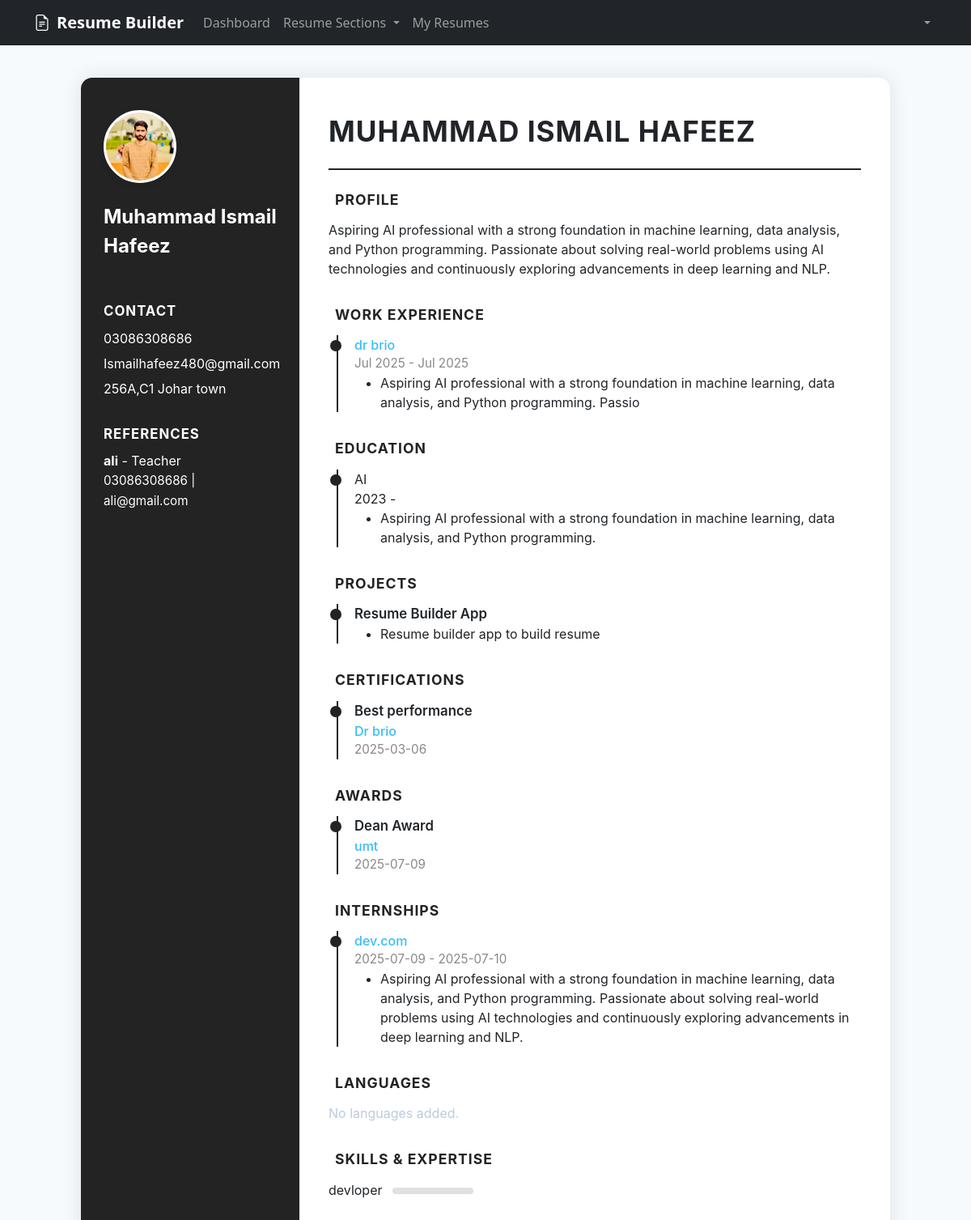
The page /dashboard/resumes/12/preview/ (signed in) on the database its author committed.
### resume_builder/models.py (models this page shows, shortened)
class PersonalInfo(models.Model):
    user = models.OneToOneField(User, on_delete=models.CASCADE)
    first_name = models.CharField(max_length=100, default='')
    last_name = models.CharField(max_length=100, default='')
    email = models.EmailField()
    phone = models.CharField(max_length=20)
    address = models.TextField()
    city = models.CharField(max_length=100, default='')
    state = models.CharField(max_length=100, default='')
    zip_code = models.CharField(max_length=10, default='')
    country = models.CharField(max_length=100, default='')
    summary = models.TextField()
    profile_picture = models.ImageField(upload_to='profile_pictures/', blank=True, null=True)
    linkedin_url = models.URLField(blank=True, null=True)
    website_url = models.URLField(blank=True, null=True)
    github_url = models.URLField(blank=True, null=True)
    created_at = models.DateTimeField(auto_now_add=True)
    updated_at = models.DateTimeField(auto_now=True)

class Reference(models.Model):
    user = models.ForeignKey(User, on_delete=models.CASCADE)
    name = models.CharField(max_length=200)
    relationship = models.CharField(max_length=100)
    email = models.EmailField(blank=True)
    phone = models.CharField(max_length=50, blank=True)
    company = models.CharField(max_length=200, blank=True)
    notes = models.TextField(blank=True)
    created_at = models.DateTimeField(auto_now_add=True)
    updated_at = models.DateTimeField(auto_now=True)

class WorkExperience(models.Model):
    user = models.ForeignKey(User, on_delete=models.CASCADE)
    company = models.CharField(max_length=200)
    position = models.CharField(max_length=200)
    location = models.CharField(max_length=200)
    start_date = models.DateField()
    end_date = models.DateField(null=True, blank=True)
    current = models.BooleanField(default=False)
    description = models.TextField()
    achievements = models.TextField(blank=True)
    created_at = models.DateTimeField(auto_now_add=True)
    updated_at = models.DateTimeField(auto_now=True)

class Education(models.Model):
    user = models.ForeignKey(User, on_delete=models.CASCADE)
    institution = models.CharField(max_length=200)
    degree = models.CharField(max_length=200)
    field_of_study = models.CharField(max_length=200)
    start_date = models.DateField()
    end_date = models.DateField(null=True, blank=True)
    current = models.BooleanField(default=False)
    gpa = models.DecimalField(max_digits=3, decimal_places=2, null=True, blank=True)
    description = models.TextField(blank=True)
    created_at = models.DateTimeField(auto_now_add=True)
    updated_at = models.DateTimeField(auto_now=True)

class Project(models.Model):
    user = models.ForeignKey(User, on_delete=models.CASCADE)
    title = models.CharField(max_length=200)
    description = models.TextField()
    technologies = models.CharField(max_length=500)
    url = models.URLField(blank=True, null=True)
    github_url = models.URLField(blank=True, null=True)
    start_date = models.DateField()
    end_date = models.DateField(null=True, blank=True)
    current = models.BooleanField(default=False)
    created_at = models.DateTimeField(auto_now_add=True)
    updated_at = models.DateTimeField(auto_now=True)

class Certification(models.Model):
    user = models.ForeignKey(User, on_delete=models.CASCADE)
    name = models.CharField(max_length=200)
    issuing_organization = models.CharField(max_length=200)
    issue_date = models.DateField()
    expiry_date = models.DateField(null=True, blank=True)
    credential_id = models.CharField(max_length=100, blank=True, null=True)
    url = models.URLField(blank=True, null=True)
    created_at = models.DateTimeField(auto_now_add=True)
    updated_at = models.DateTimeField(auto_now=True)

class Award(models.Model):
    user = models.ForeignKey(User, on_delete=models.CASCADE)
    title = models.CharField(max_length=200)
    issuing_organization = models.CharField(max_length=200)
    date_received = models.DateField()
    description = models.TextField(blank=True)
    created_at = models.DateTimeField(auto_now_add=True)
    updated_at = models.DateTimeField(auto_now=True)

class Internship(models.Model):
    user = models.ForeignKey(User, on_delete=models.CASCADE)
    position = models.CharField(max_length=200)
    company = models.CharField(max_length=200)
    location = models.CharField(max_length=200, blank=True)
    start_date = models.DateField()
    end_date = models.DateField(blank=True, null=True)
    description = models.TextField(blank=True)
    created_at = models.DateTimeField(auto_now_add=True)
    updated_at = models.DateTimeField(auto_now=True)

class TechnicalSkill(models.Model):
    user = models.ForeignKey(User, on_delete=models.CASCADE)
    name = models.CharField(max_length=100)
    proficiency = models.IntegerField(
        validators=[MinValueValidator(1), MaxValueValidator(10)],
        help_text="Rate your proficiency from 1-10"
    )
    category = models.CharField(max_length=50, choices=[
        ('programming', 'Programming Languages'),
        ('frameworks', 'Frameworks & Libraries'),
        ('databases', 'Databases'),
        ('tools', 'Tools & Technologies'),
        ('soft_skills', 'Soft Skills'),
    ])
    created_at = models.DateTimeField(auto_now_add=True)
    updated_at = models.DateTimeField(auto_now=True)

### resume_builder/views.py (the view)
# urls.py: path('resumes/<int:resume_id>/preview/', views.resume_preview, name='resume_preview'),
@login_required
def resume_preview(request, resume_id):
    resume = get_object_or_404(Resume, pk=resume_id, user=request.user)
    context = {
        'resume': resume,
        'personal_info': PersonalInfo.objects.filter(user=request.user).first(),
        'work_experiences': WorkExperience.objects.filter(user=request.user).order_by('-start_date'),
        'educations': Education.objects.filter(user=request.user).order_by('-start_date'),
        'projects': Project.objects.filter(user=request.user).order_by('-start_date'),
        'technical_skills': TechnicalSkill.objects.filter(user=request.user).order_by('category', 'name'),
        'certifications': Certification.objects.filter(user=request.user).order_by('-issue_date'),
        'awards': Award.objects.filter(user=request.user).order_by('-date_received'),
        'languages': Language.objects.filter(user=request.user).order_by('name'),
        'internships': Internship.objects.filter(user=request.user).order_by('-start_date'),
        'references': Reference.objects.filter(user=request.user),
    }
    template_name = getattr(resume.template, 'name', '').lower() if hasattr(resume, 'template') else ''
    if template_name == 'yellow modern':
        return render(request, 'resume_builder/resume_template_modern_yellow.html', context)
    elif template_name == 'professional':
        return render(request, 'resume_builder/resume_template_professional.html', context)
    elif template_name == 'classic':
        return render(request, 'resume_builder/resume_template_classic.html', context)
    elif template_name == 'modern':
        return render(request, 'resume_builder/resume_template_modern_sidebar.html', context)
    elif template_name == 'minimalist':
        return render(request, 'resume_builder/resume_template_minimalist.html', context)
    return render(request, 'resume_builder/resume_preview.html', context)

### templates/resume_builder/resume_template_modern_sidebar.html (shortened to what this page needs)
{% extends 'base.html' %}
{% block content %}
<div class="modern-sidebar-resume">
    <div class="modern-sidebar">
        <div class="ms-photo">
            {% if personal_info.profile_picture %}
                <img src="{{ personal_info.profile_picture.url }}" alt="Photo">
            {% else %}
                <img src="/static/resume_templates/default_photo.png" alt="Photo">
            {% endif %}
        </div>
        <div class="ms-name">{{ personal_info.first_name|title }} {{ personal_info.last_name|title }}</div>
        <div class="ms-section-title"> Contact</div>
        <ul>
            <li> {{ personal_info.phone }}</li>
            <li> {{ personal_info.email }}</li>
            <li> {{ personal_info.address }}</li>
        </ul>
        <div class="ms-section-title"> References</div>
        <ul>
            {% for ref in references %}
                <li><strong>{{ ref.name }}</strong> - {{ ref.relationship }}<br><span style="font-size:0.95em;">{{ ref.phone }} | {{ ref.email }}</span></li>
            {% empty %}<li style="color:#bcd;">No references added.</li>{% endfor %}
        </ul>
    </div>
    <div class="modern-main">
        <div class="mm-header">
            <div class="mm-name">{{ personal_info.first_name|title }} {{ personal_info.last_name|title }}</div>
        </div>
        <div class="mm-section">
            <div class="mm-section-title"> Profile</div>
            <div>{{ personal_info.summary }}</div>
        </div>
        <div class="mm-section">
            <div class="mm-section-title"> Work Experience</div>
            <div class="mm-timeline">
                {% for exp in work_experiences %}
                    <div class="mm-timeline-item">
                        <div class="mm-exp-company">{{ exp.company }}</div>
                        <div class="mm-exp-dates">{{ exp.start_date|date:'M Y' }} - {% if exp.end_date %}{{ exp.end_date|date:'M Y' }}{% else %}Present{% endif %}</div>
                        <ul>
                            {% if exp.description %}<li>{{ exp.description }}</li>{% endif %}
                        </ul>
                    </div>
                {% empty %}<div>No experience added yet.</div>{% endfor %}
            </div>
        </div>
        <div class="mm-section">
            <div class="mm-section-title"> Education</div>
            <div class="mm-timeline">
                {% for edu in educations %}
                    <div class="mm-timeline-item">
                        <div class="mm-edu-degree">{{ edu.degree }}</div>
                        <div class="mm-edu-dates">{{ edu.start_date|date:'Y' }} - {{ edu.end_date|date:'Y' }}</div>
                        <ul>
                            {% if edu.description %}<li>{{ edu.description }}</li>{% endif %}
                        </ul>
                    </div>
                {% empty %}<div>No education added yet.</div>{% endfor %}
            </div>
        </div>
        <div class="mm-section">
            <div class="mm-section-title"> Projects</div>
            <div class="mm-timeline">
                {% for project in projects %}
                    <div class="mm-timeline-item">
                        <div class="mm-exp-title">{{ project.title }}</div>
                        <ul>
                            {% if project.description %}<li>{{ project.description }}</li>{% endif %}
                        </ul>
                    </div>
                {% empty %}<div>No projects added yet.</div>{% endfor %}
            </div>
        </div>
        <div class="mm-section">
            <div class="mm-section-title"> Certifications</div>
            <div class="mm-timeline">
                {% for cert in certifications %}
                    <div class="mm-timeline-item">
                        <div class="mm-exp-title">{{ cert.name }}</div>
                        <div class="mm-exp-company">{{ cert.issuing_organization }}</div>
                        <div class="mm-exp-dates">{{ cert.issue_date|date:'Y-m-d' }}</div>
                    </div>
                {% empty %}<div>No certifications added yet.</div>{% endfor %}
            </div>
        </div>
        <div class="mm-section">
            <div class="mm-section-title"> Awards</div>
            <div class="mm-timeline">
                {% for award in awards %}
                    <div class="mm-timeline-item">
                        <div class="mm-exp-title">{{ award.title }}</div>
                        <div class="mm-exp-company">{{ award.issuing_organization }}</div>
                        <div class="mm-exp-dates">{{ award.date_received|date:'Y-m-d' }}</div>
                    </div>
                {% empty %}<div>No awards added yet.</div>{% endfor %}
            </div>
        </div>
        <div class="mm-section">
            <div class="mm-section-title"> Internships</div>
            <div class="mm-timeline">
                {% for internship in internships %}
                    <div class="mm-timeline-item">
                        <div class="mm-exp-company">{{ internship.company }}</div>
                        <div class="mm-exp-dates">{{ internship.start_date|date:'Y-m-d' }} - {{ internship.end_date|date:'Y-m-d' }}</div>
                        <ul>
                            {% if internship.description %}<li>{{ internship.description }}</li>{% endif %}
                        </ul>
                    </div>
                {% empty %}<div>No internships added yet.</div>{% endfor %}
            </div>
        </div>
        <div class="mm-section">
            <div class="mm-section-title"> Languages</div>
            <ul style="list-style:none; padding:0;">
                {% for lang in personal_info.languages.all %}
                <li>{{ lang.name }} <span class="badge bg-dark">{{ lang.level }}</span></li>
                {% empty %}<li style="color:#bcd;">No languages added.</li>{% endfor %}
            </ul>
        </div>
        <div class="mm-section">
            <div class="mm-section-title"> Skills & Expertise</div>
            <ul style="list-style:none; padding:0;">
                {% for skill in technical_skills %}
                <li>{{ skill.name }}
                    <span class="mm-skill-bar">
                    </span>
                </li>
                {% empty %}<li style="color:#bcd;">No skills added.</li>{% endfor %}
            </ul>
        </div>
    </div>
</div>
{% endblock %}

### templates/base.html (shortened to what this page needs)
<!DOCTYPE html>
<html lang="en">
<head>
    <link href="https://cdn.jsdelivr.net/npm/bootstrap@5.1.3/dist/css/bootstrap.min.css" rel="stylesheet">
    <link href="https://cdn.jsdelivr.net/npm/bootstrap-icons@1.7.2/font/bootstrap-icons.css" rel="stylesheet">
</head>
<body>
    {% if user.is_authenticated %}
    <nav class="navbar navbar-expand-lg navbar-dark bg-dark">
        <div class="container">
            <a class="navbar-brand" href="{% url 'dashboard' %}">
                <i class="bi bi-file-earmark-text me-2"></i>Resume Builder
            </a>
            <div class="collapse navbar-collapse" id="navbarNav">
                <ul class="navbar-nav me-auto">
                    <li class="nav-item">
                        <a class="nav-link" href="{% url 'dashboard' %}">Dashboard</a>
                    </li>
                    <li class="nav-item dropdown">
                        <a class="nav-link dropdown-toggle" href="#" id="sectionsDropdown" role="button" data-bs-toggle="dropdown">
                            Resume Sections
                        </a>
                    </li>
                    <li class="nav-item">
                        <a class="nav-link" href="{% url 'resume_list' %}">My Resumes</a>
                    </li>
                </ul>
                <ul class="navbar-nav">
                    <li class="nav-item dropdown">
                        <a class="nav-link dropdown-toggle" href="#" id="userDropdown" role="button" data-bs-toggle="dropdown">
                        </a>
                    </li>
                </ul>
            </div>
        </div>
    </nav>
    <main class="container mt-4">
        {% block content %}{% endblock %}
    </main>
    {% endif %}
</body>
</html>

### rows shown on the page
PersonalInfo: profile_picture (picture), first_name "Muhammad Ismail", last_name "Hafeez", phone "03086308686", email "Ismailhafeez480@gmail.com", address "256A,C1 Johar town", first_name "MUHAMMAD ISMAIL", last_name "HAFEEZ", summary "Aspiring AI professional with a strong foundation in machine learning, data analysis, and Python programming. Passionate about solving real-world problems using AI technologies and continuously exploring advancements in deep learning and NLP."
Reference: name "ali", relationship "Teacher", phone "03086308686", email "ali@gmail.com"
WorkExperience: company "dr brio", start_date "Jul 2025", end_date "Jul 2025", description "Aspiring AI professional with a strong foundation in machine learning, data analysis, and Python programming. Passio"
Education: degree "AI", start_date "2023", description "Aspiring AI professional with a strong foundation in machine learning, data analysis, and Python programming."
Project: title "Resume Builder App", description "Resume builder app to build resume"
Certification: name "Best performance", issuing_organization "Dr brio", issue_date "2025-03-06"
Award: title "Dean Award", issuing_organization "umt", date_received "2025-07-09"
Internship: company "dev.com", start_date "2025-07-09", end_date "2025-07-10", description "Aspiring AI professional with a strong foundation in machine learning, data analysis, and Python programming. Passionate about solving real-world problems using AI technologies and continuously exploring advancements in deep learning and NLP."
TechnicalSkill: name "devloper"
